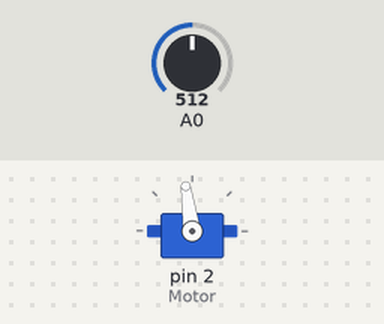
Bench run of a sketch on a simulated Arduino Uno, built with avr-gcc and run on an emulated ATmega328P. Shown: servo. The test bench sets the inputs (shaded band); at power-on: A0 = 512.

Above: at 5.2 s.
5.3 s: A0 set to 716
At 6.2 s:
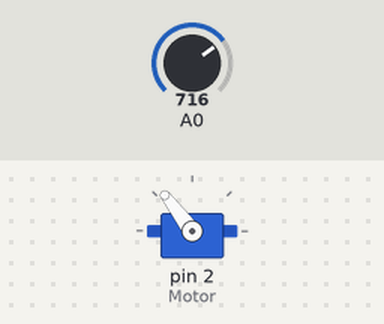
6.8 s: A0 set to 900
At 7.3 s:
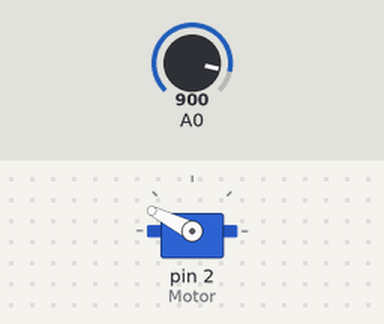
8.3 s: A0 set to 306
At 9.5 s:
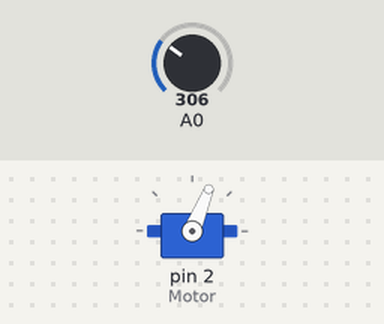
9.8 s: A0 set to 122
At 10.8 s:
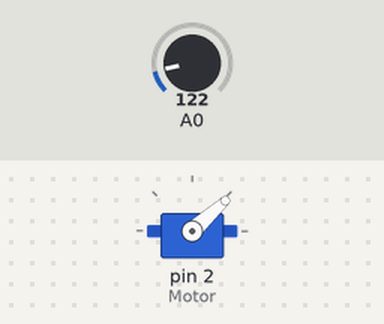
11.3 s: A0 set to 0
At 12.0 s:
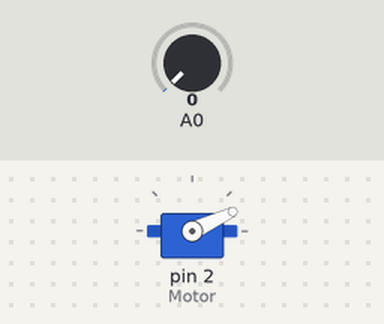
12.8 s: A0 set to 1023
At 13.1 s:
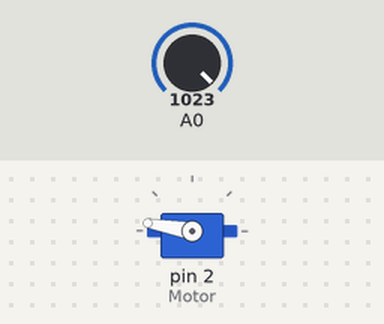
Timing chart, 0 to 15.3 s (numbered marks = the images above; inputs shaded):
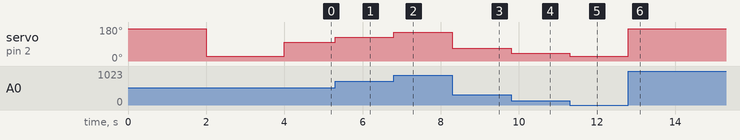

The sketch:

sketch_nov27a.ino
```cpp
#include <Servo.h>

Servo  Motor;

void setup() {

  Motor.attach(2);

Motor.writeMicroseconds(2300);
delay(2000);
Motor.writeMicroseconds(800);
delay(2000);

}

void loop() {
  int val = map(analogRead(0), 0, 1023, 800, 2300);
  Motor.writeMicroseconds(val);
  // put your main code here, to run repeatedly:

}
```

Measured:
- after the input at 5.3 s, servo on pin 2 (Motor): 98° → 127° at once
- after the input at 6.8 s, servo on pin 2 (Motor): 127° → 153° at once
- after the input at 8.3 s, servo on pin 2 (Motor): 153° → 68° at once
- after the input at 9.8 s, servo on pin 2 (Motor): 68° → 42° at once
- after the input at 11.3 s, servo on pin 2 (Motor): 42° → 25° at once
- after the input at 12.8 s, servo on pin 2 (Motor): 25° → 170° at once
